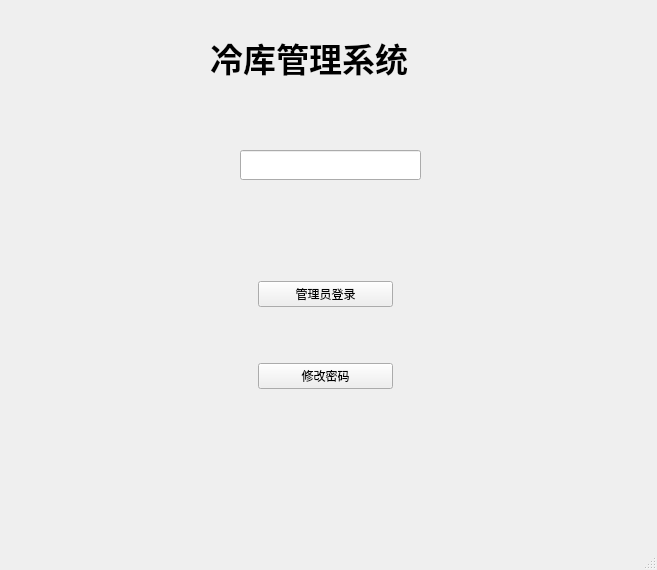
<?xml version="1.0" encoding="UTF-8"?>
<ui version="4.0">
 <class>Login</class>
 <widget class="QMainWindow" name="Login">
  <property name="geometry">
   <rect>
    <x>0</x>
    <y>0</y>
    <width>657</width>
    <height>570</height>
   </rect>
  </property>
  <property name="windowTitle">
   <string>Login</string>
  </property>
  <widget class="QWidget" name="centralWidget">
   <widget class="QWidget" name="gridLayoutWidget">
    <property name="geometry">
     <rect>
      <x>150</x>
      <y>220</y>
      <width>351</width>
      <height>231</height>
     </rect>
    </property>
    <layout class="QGridLayout" name="gridLayout">
     <item row="0" column="0">
      <widget class="QPushButton" name="login">
       <property name="sizePolicy">
        <sizepolicy hsizetype="Fixed" vsizetype="Fixed">
         <horstretch>0</horstretch>
         <verstretch>0</verstretch>
        </sizepolicy>
       </property>
       <property name="minimumSize">
        <size>
         <width>135</width>
         <height>0</height>
        </size>
       </property>
       <property name="text">
        <string>管理员登录</string>
       </property>
      </widget>
     </item>
     <item row="1" column="0">
      <widget class="QPushButton" name="changepwd">
       <property name="sizePolicy">
        <sizepolicy hsizetype="Fixed" vsizetype="Fixed">
         <horstretch>0</horstretch>
         <verstretch>0</verstretch>
        </sizepolicy>
       </property>
       <property name="minimumSize">
        <size>
         <width>135</width>
         <height>0</height>
        </size>
       </property>
       <property name="text">
        <string>修改密码</string>
       </property>
      </widget>
     </item>
    </layout>
   </widget>
   <widget class="QLabel" name="label">
    <property name="geometry">
     <rect>
      <x>210</x>
      <y>10</y>
      <width>281</width>
      <height>95</height>
     </rect>
    </property>
    <property name="font">
     <font>
      <pointsize>25</pointsize>
      <weight>75</weight>
      <bold>true</bold>
     </font>
    </property>
    <property name="text">
     <string>冷库管理系统</string>
    </property>
   </widget>
   <widget class="QLineEdit" name="passwd">
    <property name="geometry">
     <rect>
      <x>240</x>
      <y>150</y>
      <width>181</width>
      <height>30</height>
     </rect>
    </property>
    <property name="sizePolicy">
     <sizepolicy hsizetype="Fixed" vsizetype="Fixed">
      <horstretch>0</horstretch>
      <verstretch>0</verstretch>
     </sizepolicy>
    </property>
    <property name="minimumSize">
     <size>
      <width>50</width>
      <height>30</height>
     </size>
    </property>
   </widget>
  </widget>
  <widget class="QMenuBar" name="menuBar">
   <property name="geometry">
    <rect>
     <x>0</x>
     <y>0</y>
     <width>657</width>
     <height>22</height>
    </rect>
   </property>
  </widget>
  <widget class="QStatusBar" name="statusBar"/>
 </widget>
 <layoutdefault spacing="6" margin="11"/>
 <resources/>
 <connections/>
</ui>
